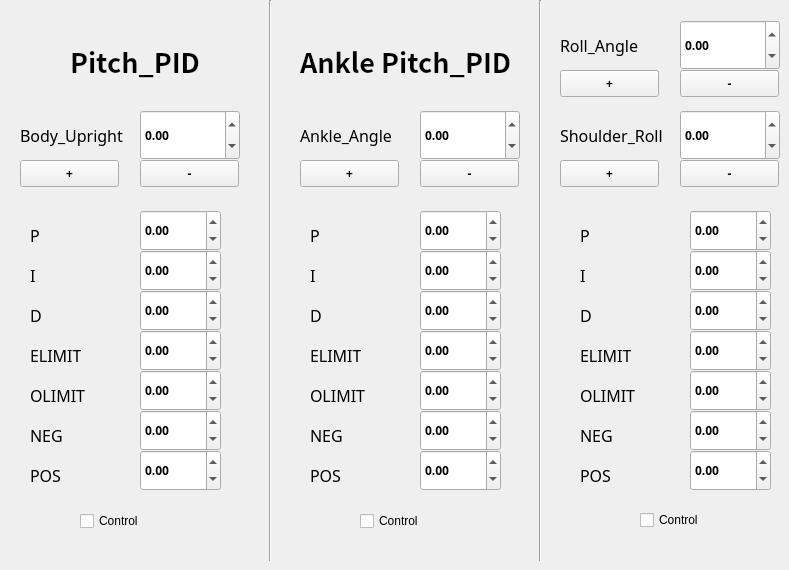
    <widget class="QWidget" name="tab_4">
     <attribute name="title">
      <string>   ZMP   </string>
     </attribute>
     <widget class="QPushButton" name="Blance_Value_0_Minus_Button">
      <property name="geometry">
       <rect>
        <x>140</x>
        <y>160</y>
        <width>99</width>
        <height>27</height>
       </rect>
      </property>
      <property name="font">
       <font>
        <family>NanumBarunGothic</family>
        <weight>75</weight>
        <bold>true</bold>
       </font>
      </property>
      <property name="text">
       <string>-</string>
      </property>
     </widget>
     <widget class="QPushButton" name="Blance_Value_0_Plus_Button">
      <property name="geometry">
       <rect>
        <x>20</x>
        <y>160</y>
        <width>99</width>
        <height>27</height>
       </rect>
      </property>
      <property name="font">
       <font>
        <family>NanumBarunGothic</family>
        <weight>75</weight>
        <bold>true</bold>
       </font>
      </property>
      <property name="text">
       <string>+</string>
      </property>
     </widget>
     <widget class="QLabel" name="label_56">
      <property name="geometry">
       <rect>
        <x>20</x>
        <y>110</y>
        <width>110</width>
        <height>50</height>
       </rect>
      </property>
      <property name="font">
       <font>
        <family>NanumBarunGothic</family>
        <pointsize>12</pointsize>
        <weight>50</weight>
        <bold>false</bold>
       </font>
      </property>
      <property name="text">
       <string>Body_Upright</string>
      </property>
     </widget>
     <widget class="QDoubleSpinBox" name="Balance_Value_0_Box">
      <property name="geometry">
       <rect>
        <x>140</x>
        <y>110</y>
        <width>100</width>
        <height>50</height>
       </rect>
      </property>
      <property name="font">
       <font>
        <family>NanumBarunGothic</family>
        <weight>75</weight>
        <bold>true</bold>
       </font>
      </property>
      <property name="minimum">
       <double>-100.000000000000000</double>
      </property>
      <property name="maximum">
       <double>100.000000000000000</double>
      </property>
      <property name="singleStep">
       <double>0.100000000000000</double>
      </property>
     </widget>
     <widget class="QLabel" name="label_57">
      <property name="geometry">
       <rect>
        <x>30</x>
        <y>210</y>
        <width>51</width>
        <height>50</height>
       </rect>
      </property>
      <property name="font">
       <font>
        <family>NanumBarunGothic</family>
        <pointsize>12</pointsize>
        <weight>50</weight>
        <bold>false</bold>
       </font>
      </property>
      <property name="text">
       <string>P</string>
      </property>
     </widget>
     <widget class="QLabel" name="label_58">
      <property name="geometry">
       <rect>
        <x>30</x>
        <y>250</y>
        <width>51</width>
        <height>50</height>
       </rect>
      </property>
      <property name="font">
       <font>
        <family>NanumBarunGothic</family>
        <pointsize>12</pointsize>
        <weight>50</weight>
        <bold>false</bold>
       </font>
      </property>
      <property name="text">
       <string>I</string>
      </property>
     </widget>
     <widget class="QLabel" name="label_59">
      <property name="geometry">
       <rect>
        <x>30</x>
        <y>290</y>
        <width>51</width>
        <height>50</height>
       </rect>
      </property>
      <property name="font">
       <font>
        <family>NanumBarunGothic</family>
        <pointsize>12</pointsize>
        <weight>50</weight>
        <bold>false</bold>
       </font>
      </property>
      <property name="text">
       <string>D</string>
      </property>
     </widget>
     <widget class="QLabel" name="label_60">
      <property name="geometry">
       <rect>
        <x>30</x>
        <y>410</y>
        <width>51</width>
        <height>50</height>
       </rect>
      </property>
      <property name="font">
       <font>
        <family>NanumBarunGothic</family>
        <pointsize>12</pointsize>
        <weight>50</weight>
        <bold>false</bold>
       </font>
      </property>
      <property name="text">
       <string>NEG</string>
      </property>
     </widget>
     <widget class="QLabel" name="label_61">
      <property name="geometry">
       <rect>
        <x>30</x>
        <y>450</y>
        <width>51</width>
        <height>50</height>
       </rect>
      </property>
      <property name="font">
       <font>
        <family>NanumBarunGothic</family>
        <pointsize>12</pointsize>
        <weight>50</weight>
        <bold>false</bold>
       </font>
      </property>
      <property name="text">
       <string>POS</string>
      </property>
     </widget>
     <widget class="QLabel" name="label_62">
      <property name="geometry">
       <rect>
        <x>30</x>
        <y>330</y>
        <width>51</width>
        <height>50</height>
       </rect>
      </property>
      <property name="font">
       <font>
        <family>NanumBarunGothic</family>
        <pointsize>12</pointsize>
        <weight>50</weight>
        <bold>false</bold>
       </font>
      </property>
      <property name="text">
       <string>ELIMIT</string>
      </property>
     </widget>
     <widget class="QLabel" name="label_63">
      <property name="geometry">
       <rect>
        <x>30</x>
        <y>370</y>
        <width>61</width>
        <height>50</height>
       </rect>
      </property>
      <property name="font">
       <font>
        <family>NanumBarunGothic</family>
        <pointsize>12</pointsize>
        <weight>50</weight>
        <bold>false</bold>
       </font>
      </property>
      <property name="text">
       <string>OLIMIT</string>
      </property>
     </widget>
     <widget class="QDoubleSpinBox" name="Balance_Pitch_GP_Box">
      <property name="geometry">
       <rect>
        <x>140</x>
        <y>210</y>
        <width>81</width>
        <height>41</height>
       </rect>
      </property>
      <property name="font">
       <font>
        <family>NanumBarunGothic</family>
        <weight>75</weight>
        <bold>true</bold>
       </font>
      </property>
      <property name="minimum">
       <double>-100.000000000000000</double>
      </property>
      <property name="maximum">
       <double>100.000000000000000</double>
      </property>
     </widget>
     <widget class="QDoubleSpinBox" name="Balance_Pitch_GI_Box">
      <property name="geometry">
       <rect>
        <x>140</x>
        <y>250</y>
        <width>81</width>
        <height>41</height>
       </rect>
      </property>
      <property name="font">
       <font>
        <family>NanumBarunGothic</family>
        <weight>75</weight>
        <bold>true</bold>
       </font>
      </property>
      <property name="minimum">
       <double>-100.000000000000000</double>
      </property>
      <property name="maximum">
       <double>100.000000000000000</double>
      </property>
     </widget>
     <widget class="QDoubleSpinBox" name="Balance_Pitch_GD_Box">
      <property name="geometry">
       <rect>
        <x>140</x>
        <y>290</y>
        <width>81</width>
        <height>41</height>
       </rect>
      </property>
      <property name="font">
       <font>
        <family>NanumBarunGothic</family>
        <weight>75</weight>
        <bold>true</bold>
       </font>
      </property>
      <property name="minimum">
       <double>-100.000000000000000</double>
      </property>
      <property name="maximum">
       <double>100.000000000000000</double>
      </property>
     </widget>
     <widget class="QDoubleSpinBox" name="Balance_Pitch_Neg_Target_Box">
      <property name="geometry">
       <rect>
        <x>140</x>
        <y>410</y>
        <width>81</width>
        <height>41</height>
       </rect>
      </property>
      <property name="font">
       <font>
        <family>NanumBarunGothic</family>
        <weight>75</weight>
        <bold>true</bold>
       </font>
      </property>
      <property name="minimum">
       <double>-200.000000000000000</double>
      </property>
      <property name="maximum">
       <double>200.000000000000000</double>
      </property>
     </widget>
     <widget class="QDoubleSpinBox" name="Balance_Pitch_Pos_Target_Box">
      <property name="geometry">
       <rect>
        <x>140</x>
        <y>450</y>
        <width>81</width>
        <height>41</height>
       </rect>
      </property>
      <property name="font">
       <font>
        <family>NanumBarunGothic</family>
        <weight>75</weight>
        <bold>true</bold>
       </font>
      </property>
      <property name="minimum">
       <double>-200.000000000000000</double>
      </property>
      <property name="maximum">
       <double>200.000000000000000</double>
      </property>
     </widget>
     <widget class="QDoubleSpinBox" name="Balance_Pitch_ELIMIT_Box">
      <property name="geometry">
       <rect>
        <x>140</x>
        <y>330</y>
        <width>81</width>
        <height>41</height>
       </rect>
      </property>
      <property name="font">
       <font>
        <family>NanumBarunGothic</family>
        <weight>75</weight>
        <bold>true</bold>
       </font>
      </property>
      <property name="minimum">
       <double>-100.000000000000000</double>
      </property>
      <property name="maximum">
       <double>100.000000000000000</double>
      </property>
     </widget>
     <widget class="QDoubleSpinBox" name="Balance_Pitch_OLIMIT_Box">
      <property name="geometry">
       <rect>
        <x>140</x>
        <y>370</y>
        <width>81</width>
        <height>41</height>
       </rect>
      </property>
      <property name="font">
       <font>
        <family>NanumBarunGothic</family>
        <weight>75</weight>
        <bold>true</bold>
       </font>
      </property>
      <property name="minimum">
       <double>-100.000000000000000</double>
      </property>
      <property name="maximum">
       <double>100.000000000000000</double>
      </property>
     </widget>
     <widget class="QCheckBox" name="checkBox_Pitch_ZMP">
      <property name="geometry">
       <rect>
        <x>80</x>
        <y>510</y>
        <width>97</width>
        <height>22</height>
       </rect>
      </property>
      <property name="text">
       <string>Control</string>
      </property>
     </widget>
     <widget class="QDoubleSpinBox" name="Balance_Value_1_Box">
      <property name="geometry">
       <rect>
        <x>420</x>
        <y>110</y>
        <width>100</width>
        <height>50</height>
       </rect>
      </property>
      <property name="font">
       <font>
        <family>NanumBarunGothic</family>
        <weight>75</weight>
        <bold>true</bold>
       </font>
      </property>
      <property name="minimum">
       <double>-100.000000000000000</double>
      </property>
      <property name="maximum">
       <double>100.000000000000000</double>
      </property>
      <property name="singleStep">
       <double>0.100000000000000</double>
      </property>
     </widget>
     <widget class="QDoubleSpinBox" name="Balance_Ankle_Pitch_OLIMIT_Box">
      <property name="geometry">
       <rect>
        <x>420</x>
        <y>370</y>
        <width>81</width>
        <height>41</height>
       </rect>
      </property>
      <property name="font">
       <font>
        <family>NanumBarunGothic</family>
        <weight>75</weight>
        <bold>true</bold>
       </font>
      </property>
      <property name="minimum">
       <double>-100.000000000000000</double>
      </property>
      <property name="maximum">
       <double>100.000000000000000</double>
      </property>
     </widget>
     <widget class="QLabel" name="label_64">
      <property name="geometry">
       <rect>
        <x>310</x>
        <y>330</y>
        <width>51</width>
        <height>50</height>
       </rect>
      </property>
      <property name="font">
       <font>
        <family>NanumBarunGothic</family>
        <pointsize>12</pointsize>
        <weight>50</weight>
        <bold>false</bold>
       </font>
      </property>
      <property name="text">
       <string>ELIMIT</string>
      </property>
     </widget>
     <widget class="QDoubleSpinBox" name="Balance_Ankle_Pitch_ELIMIT_Box">
      <property name="geometry">
       <rect>
        <x>420</x>
        <y>330</y>
        <width>81</width>
        <height>41</height>
       </rect>
      </property>
      <property name="font">
       <font>
        <family>NanumBarunGothic</family>
        <weight>75</weight>
        <bold>true</bold>
       </font>
      </property>
      <property name="minimum">
       <double>-100.000000000000000</double>
      </property>
      <property name="maximum">
       <double>100.000000000000000</double>
      </property>
     </widget>
     <widget class="QLabel" name="label_65">
      <property name="geometry">
       <rect>
        <x>300</x>
        <y>110</y>
        <width>110</width>
        <height>50</height>
       </rect>
      </property>
      <property name="font">
       <font>
        <family>NanumBarunGothic</family>
        <pointsize>12</pointsize>
        <weight>50</weight>
        <bold>false</bold>
       </font>
      </property>
      <property name="text">
       <string>Ankle_Angle</string>
      </property>
     </widget>
     <widget class="QLabel" name="label_66">
      <property name="geometry">
       <rect>
        <x>310</x>
        <y>250</y>
        <width>51</width>
        <height>50</height>
       </rect>
      </property>
      <property name="font">
       <font>
        <family>NanumBarunGothic</family>
        <pointsize>12</pointsize>
        <weight>50</weight>
        <bold>false</bold>
       </font>
      </property>
      <property name="text">
       <string>I</string>
      </property>
     </widget>
     <widget class="QDoubleSpinBox" name="Balance_Ankle_Pitch_GI_Box">
      <property name="geometry">
       <rect>
        <x>420</x>
        <y>250</y>
        <width>81</width>
        <height>41</height>
       </rect>
      </property>
      <property name="font">
       <font>
        <family>NanumBarunGothic</family>
        <weight>75</weight>
        <bold>true</bold>
       </font>
      </property>
      <property name="minimum">
       <double>-100.000000000000000</double>
      </property>
      <property name="maximum">
       <double>100.000000000000000</double>
      </property>
     </widget>
     <widget class="QLabel" name="label_67">
      <property name="geometry">
       <rect>
        <x>310</x>
        <y>370</y>
        <width>61</width>
        <height>50</height>
       </rect>
      </property>
      <property name="font">
       <font>
        <family>NanumBarunGothic</family>
        <pointsize>12</pointsize>
        <weight>50</weight>
        <bold>false</bold>
       </font>
      </property>
      <property name="text">
       <string>OLIMIT</string>
      </property>
     </widget>
     <widget class="QDoubleSpinBox" name="Balance_Ankle_Pitch_Neg_Target_Box">
      <property name="geometry">
       <rect>
        <x>420</x>
        <y>410</y>
        <width>81</width>
        <height>41</height>
       </rect>
      </property>
      <property name="font">
       <font>
        <family>NanumBarunGothic</family>
        <weight>75</weight>
        <bold>true</bold>
       </font>
      </property>
      <property name="minimum">
       <double>-100.000000000000000</double>
      </property>
      <property name="maximum">
       <double>100.000000000000000</double>
      </property>
     </widget>
     <widget class="QDoubleSpinBox" name="Balance_Ankle_Pitch_Pos_Target_Box">
      <property name="geometry">
       <rect>
        <x>420</x>
        <y>450</y>
        <width>81</width>
        <height>41</height>
       </rect>
      </property>
      <property name="font">
       <font>
        <family>NanumBarunGothic</family>
        <weight>75</weight>
        <bold>true</bold>
       </font>
      </property>
      <property name="minimum">
       <double>-100.000000000000000</double>
      </property>
      <property name="maximum">
       <double>100.000000000000000</double>
      </property>
     </widget>
     <widget class="QLabel" name="label_68">
      <property name="geometry">
       <rect>
        <x>310</x>
        <y>210</y>
        <width>51</width>
        <height>50</height>
       </rect>
      </property>
      <property name="font">
       <font>
        <family>NanumBarunGothic</family>
        <pointsize>12</pointsize>
        <weight>50</weight>
        <bold>false</bold>
       </font>
      </property>
      <property name="text">
       <string>P</string>
      </property>
     </widget>
     <widget class="QLabel" name="label_69">
      <property name="geometry">
       <rect>
        <x>310</x>
        <y>410</y>
        <width>51</width>
        <height>50</height>
       </rect>
      </property>
      <property name="font">
       <font>
        <family>NanumBarunGothic</family>
        <pointsize>12</pointsize>
        <weight>50</weight>
        <bold>false</bold>
       </font>
      </property>
      <property name="text">
       <string>NEG</string>
      </property>
     </widget>
     <widget class="QPushButton" name="Blance_Value_1_Minus_Button">
      <property name="geometry">
       <rect>
        <x>420</x>
        <y>160</y>
        <width>99</width>
        <height>27</height>
       </rect>
      </property>
      <property name="font">
       <font>
        <family>NanumBarunGothic</family>
        <weight>75</weight>
        <bold>true</bold>
       </font>
      </property>
      <property name="text">
       <string>-</string>
      </property>
     </widget>
     <widget class="QCheckBox" name="checkBox_Ankle_Pitch_ZMP">
      <property name="geometry">
       <rect>
        <x>360</x>
        <y>510</y>
        <width>97</width>
        <height>22</height>
       </rect>
      </property>
      <property name="text">
       <string>Control</string>
      </property>
     </widget>
     <widget class="QLabel" name="label_70">
      <property name="geometry">
       <rect>
        <x>310</x>
        <y>290</y>
        <width>51</width>
        <height>50</height>
       </rect>
      </property>
      <property name="font">
       <font>
        <family>NanumBarunGothic</family>
        <pointsize>12</pointsize>
        <weight>50</weight>
        <bold>false</bold>
       </font>
      </property>
      <property name="text">
       <string>D</string>
      </property>
     </widget>
     <widget class="QLabel" name="label_71">
      <property name="geometry">
       <rect>
        <x>310</x>
        <y>450</y>
        <width>51</width>
        <height>50</height>
       </rect>
      </property>
      <property name="font">
       <font>
        <family>NanumBarunGothic</family>
        <pointsize>12</pointsize>
        <weight>50</weight>
        <bold>false</bold>
       </font>
      </property>
      <property name="text">
       <string>POS</string>
      </property>
     </widget>
     <widget class="QDoubleSpinBox" name="Balance_Ankle_Pitch_GD_Box">
      <property name="geometry">
       <rect>
        <x>420</x>
        <y>290</y>
        <width>81</width>
        <height>41</height>
       </rect>
      </property>
      <property name="font">
       <font>
        <family>NanumBarunGothic</family>
        <weight>75</weight>
        <bold>true</bold>
       </font>
      </property>
      <property name="minimum">
       <double>-100.000000000000000</double>
      </property>
      <property name="maximum">
       <double>100.000000000000000</double>
      </property>
     </widget>
     <widget class="QDoubleSpinBox" name="Balance_Ankle_Pitch_GP_Box">
      <property name="geometry">
       <rect>
        <x>420</x>
        <y>210</y>
        <width>81</width>
        <height>41</height>
       </rect>
      </property>
      <property name="font">
       <font>
        <family>NanumBarunGothic</family>
        <weight>75</weight>
        <bold>true</bold>
       </font>
      </property>
      <property name="minimum">
       <double>-100.000000000000000</double>
      </property>
      <property name="maximum">
       <double>100.000000000000000</double>
      </property>
      <property name="singleStep">
       <double>1.000000000000000</double>
      </property>
     </widget>
     <widget class="QPushButton" name="Blance_Value_1_Plus_Button">
      <property name="geometry">
       <rect>
        <x>300</x>
        <y>160</y>
        <width>99</width>
        <height>27</height>
       </rect>
      </property>
      <property name="font">
       <font>
        <family>NanumBarunGothic</family>
        <weight>75</weight>
        <bold>true</bold>
       </font>
      </property>
      <property name="text">
       <string>+</string>
      </property>
     </widget>
     <widget class="QCheckBox" name="checkBox_Ankle_Roll_ZMP">
      <property name="geometry">
       <rect>
        <x>640</x>
        <y>510</y>
        <width>94</width>
        <height>20</height>
       </rect>
      </property>
      <property name="text">
       <string>Control</string>
      </property>
     </widget>
     <widget class="QDoubleSpinBox" name="Balance_Roll_GP_Box">
      <property name="geometry">
       <rect>
        <x>690</x>
        <y>210</y>
        <width>81</width>
        <height>41</height>
       </rect>
      </property>
      <property name="font">
       <font>
        <family>NanumBarunGothic</family>
        <weight>75</weight>
        <bold>true</bold>
       </font>
      </property>
      <property name="minimum">
       <double>-100.000000000000000</double>
      </property>
      <property name="maximum">
       <double>100.000000000000000</double>
      </property>
      <property name="singleStep">
       <double>1.000000000000000</double>
      </property>
     </widget>
     <widget class="QDoubleSpinBox" name="Balance_Roll_OLIMIT_Box">
      <property name="geometry">
       <rect>
        <x>690</x>
        <y>370</y>
        <width>81</width>
        <height>41</height>
       </rect>
      </property>
      <property name="font">
       <font>
        <family>NanumBarunGothic</family>
        <weight>75</weight>
        <bold>true</bold>
       </font>
      </property>
      <property name="minimum">
       <double>-100.000000000000000</double>
      </property>
      <property name="maximum">
       <double>100.000000000000000</double>
      </property>
     </widget>
     <widget class="QLabel" name="label_72">
      <property name="geometry">
       <rect>
        <x>580</x>
        <y>330</y>
        <width>51</width>
        <height>50</height>
       </rect>
      </property>
      <property name="font">
       <font>
        <family>NanumBarunGothic</family>
        <pointsize>12</pointsize>
        <weight>50</weight>
        <bold>false</bold>
       </font>
      </property>
      <property name="text">
       <string>ELIMIT</string>
      </property>
     </widget>
     <widget class="QLabel" name="label_73">
      <property name="geometry">
       <rect>
        <x>580</x>
        <y>250</y>
        <width>51</width>
        <height>50</height>
       </rect>
      </property>
      <property name="font">
       <font>
        <family>NanumBarunGothic</family>
        <pointsize>12</pointsize>
        <weight>50</weight>
        <bold>false</bold>
       </font>
      </property>
      <property name="text">
       <string>I</string>
      </property>
     </widget>
     <widget class="QDoubleSpinBox" name="Balance_Roll_GD_Box">
      <property name="geometry">
       <rect>
        <x>690</x>
        <y>290</y>
        <width>81</width>
        <height>41</height>
       </rect>
      </property>
      <property name="font">
       <font>
        <family>NanumBarunGothic</family>
        <weight>75</weight>
        <bold>true</bold>
       </font>
      </property>
      <property name="minimum">
       <double>-100.000000000000000</double>
      </property>
      <property name="maximum">
       <double>100.000000000000000</double>
      </property>
     </widget>
     <widget class="QDoubleSpinBox" name="Balance_Roll_Neg_Target_Box">
      <property name="geometry">
       <rect>
        <x>690</x>
        <y>410</y>
        <width>81</width>
        <height>41</height>
       </rect>
      </property>
      <property name="font">
       <font>
        <family>NanumBarunGothic</family>
        <weight>75</weight>
        <bold>true</bold>
       </font>
      </property>
      <property name="minimum">
       <double>-200.000000000000000</double>
      </property>
      <property name="maximum">
       <double>200.000000000000000</double>
      </property>
     </widget>
     <widget class="QDoubleSpinBox" name="Balance_Roll_Pos_Target_Box">
      <property name="geometry">
       <rect>
        <x>690</x>
        <y>450</y>
        <width>81</width>
        <height>41</height>
       </rect>
      </property>
      <property name="font">
       <font>
        <family>NanumBarunGothic</family>
        <weight>75</weight>
        <bold>true</bold>
       </font>
      </property>
      <property name="minimum">
       <double>-200.000000000000000</double>
      </property>
      <property name="maximum">
       <double>200.000000000000000</double>
      </property>
     </widget>
     <widget class="QLabel" name="label_74">
      <property name="geometry">
       <rect>
        <x>580</x>
        <y>410</y>
        <width>51</width>
        <height>50</height>
       </rect>
      </property>
      <property name="font">
       <font>
        <family>NanumBarunGothic</family>
        <pointsize>12</pointsize>
        <weight>50</weight>
        <bold>false</bold>
       </font>
      </property>
      <property name="text">
       <string>NEG</string>
      </property>
     </widget>
     <widget class="QLabel" name="label_75">
      <property name="geometry">
       <rect>
        <x>580</x>
        <y>210</y>
        <width>51</width>
        <height>50</height>
       </rect>
      </property>
      <property name="font">
       <font>
        <family>NanumBarunGothic</family>
        <pointsize>12</pointsize>
        <weight>50</weight>
        <bold>false</bold>
       </font>
      </property>
      <property name="text">
       <string>P</string>
      </property>
     </widget>
     <widget class="QDoubleSpinBox" name="Balance_Roll_GI_Box">
      <property name="geometry">
       <rect>
        <x>690</x>
        <y>250</y>
        <width>81</width>
        <height>41</height>
       </rect>
      </property>
      <property name="font">
       <font>
        <family>NanumBarunGothic</family>
        <weight>75</weight>
        <bold>true</bold>
       </font>
      </property>
      <property name="minimum">
       <double>-100.000000000000000</double>
      </property>
      <property name="maximum">
       <double>100.000000000000000</double>
      </property>
     </widget>
     <widget class="QLabel" name="label_76">
      <property name="geometry">
       <rect>
        <x>580</x>
        <y>450</y>
        <width>51</width>
        <height>50</height>
       </rect>
      </property>
      <property name="font">
       <font>
        <family>NanumBarunGothic</family>
        <pointsize>12</pointsize>
        <weight>50</weight>
        <bold>false</bold>
       </font>
      </property>
      <property name="text">
       <string>POS</string>
      </property>
     </widget>
     <widget class="QLabel" name="label_77">
      <property name="geometry">
       <rect>
        <x>580</x>
        <y>370</y>
        <width>61</width>
        <height>50</height>
       </rect>
      </property>
      <property name="font">
       <font>
        <family>NanumBarunGothic</family>
        <pointsize>12</pointsize>
        <weight>50</weight>
        <bold>false</bold>
       </font>
      </property>
      <property name="text">
       <string>OLIMIT</string>
      </property>
     </widget>
     <widget class="QLabel" name="label_78">
      <property name="geometry">
       <rect>
        <x>580</x>
        <y>290</y>
        <width>51</width>
        <height>50</height>
       </rect>
      </property>
      <property name="font">
       <font>
        <family>NanumBarunGothic</family>
        <pointsize>12</pointsize>
        <weight>50</weight>
        <bold>false</bold>
       </font>
      </property>
      <property name="text">
       <string>D</string>
      </property>
     </widget>
     <widget class="QDoubleSpinBox" name="Balance_Roll_ELIMIT_Box">
      <property name="geometry">
       <rect>
        <x>690</x>
        <y>330</y>
        <width>81</width>
        <height>41</height>
       </rect>
      </property>
      <property name="font">
       <font>
        <family>NanumBarunGothic</family>
        <weight>75</weight>
        <bold>true</bold>
       </font>
      </property>
      <property name="minimum">
       <double>-100.000000000000000</double>
      </property>
      <property name="maximum">
       <double>100.000000000000000</double>
      </property>
     </widget>
     <widget class="QPushButton" name="Blance_Value_2_Minus_Button">
      <property name="geometry">
       <rect>
        <x>680</x>
        <y>70</y>
        <width>99</width>
        <height>27</height>
       </rect>
      </property>
      <property name="font">
       <font>
        <family>NanumBarunGothic</family>
        <weight>75</weight>
        <bold>true</bold>
       </font>
      </property>
      <property name="text">
       <string>-</string>
      </property>
     </widget>
     <widget class="QDoubleSpinBox" name="Balance_Value_2_Box">
      <property name="geometry">
       <rect>
        <x>680</x>
        <y>20</y>
        <width>100</width>
        <height>50</height>
       </rect>
      </property>
      <property name="font">
       <font>
        <family>NanumBarunGothic</family>
        <weight>75</weight>
        <bold>true</bold>
       </font>
      </property>
      <property name="minimum">
       <double>-100.000000000000000</double>
      </property>
      <property name="maximum">
       <double>100.000000000000000</double>
      </property>
      <property name="singleStep">
       <double>0.100000000000000</double>
      </property>
     </widget>
     <widget class="QLabel" name="label_79">
      <property name="geometry">
       <rect>
        <x>560</x>
        <y>20</y>
        <width>110</width>
        <height>50</height>
       </rect>
      </property>
      <property name="font">
       <font>
        <family>NanumBarunGothic</family>
        <pointsize>12</pointsize>
        <weight>50</weight>
        <bold>false</bold>
       </font>
      </property>
      <property name="text">
       <string>Roll_Angle</string>
      </property>
     </widget>
     <widget class="QPushButton" name="Blance_Value_2_Plus_Button">
      <property name="geometry">
       <rect>
        <x>560</x>
        <y>70</y>
        <width>99</width>
        <height>27</height>
       </rect>
      </property>
      <property name="font">
       <font>
        <family>NanumBarunGothic</family>
        <weight>75</weight>
        <bold>true</bold>
       </font>
      </property>
      <property name="text">
       <string>+</string>
      </property>
     </widget>
     <widget class="Line" name="line">
      <property name="geometry">
       <rect>
        <x>260</x>
        <y>0</y>
        <width>20</width>
        <height>561</height>
       </rect>
      </property>
      <property name="orientation">
       <enum>Qt::Vertical</enum>
      </property>
     </widget>
     <widget class="Line" name="line_2">
      <property name="geometry">
       <rect>
        <x>530</x>
        <y>0</y>
        <width>20</width>
        <height>561</height>
       </rect>
      </property>
      <property name="orientation">
       <enum>Qt::Vertical</enum>
      </property>
     </widget>
     <widget class="QDoubleSpinBox" name="Balance_Value_3_Box">
      <property name="geometry">
       <rect>
        <x>680</x>
        <y>110</y>
        <width>100</width>
        <height>50</height>
       </rect>
      </property>
      <property name="font">
       <font>
        <family>NanumBarunGothic</family>
        <weight>75</weight>
        <bold>true</bold>
       </font>
      </property>
      <property name="minimum">
       <double>-100.000000000000000</double>
      </property>
      <property name="maximum">
       <double>100.000000000000000</double>
      </property>
      <property name="singleStep">
       <double>0.100000000000000</double>
      </property>
     </widget>
     <widget class="QPushButton" name="Blance_Value_3_Plus_Button">
      <property name="geometry">
       <rect>
        <x>560</x>
        <y>160</y>
        <width>99</width>
        <height>27</height>
       </rect>
      </property>
      <property name="font">
       <font>
        <family>NanumBarunGothic</family>
        <weight>75</weight>
        <bold>true</bold>
       </font>
      </property>
      <property name="text">
       <string>+</string>
      </property>
     </widget>
     <widget class="QPushButton" name="Blance_Value_3_Minus_Button">
      <property name="geometry">
       <rect>
        <x>680</x>
        <y>160</y>
        <width>99</width>
        <height>27</height>
       </rect>
      </property>
      <property name="font">
       <font>
        <family>NanumBarunGothic</family>
        <weight>75</weight>
        <bold>true</bold>
       </font>
      </property>
      <property name="text">
       <string>-</string>
      </property>
     </widget>
     <widget class="QLabel" name="label_80">
      <property name="geometry">
       <rect>
        <x>560</x>
        <y>110</y>
        <width>110</width>
        <height>50</height>
       </rect>
      </property>
      <property name="font">
       <font>
        <family>NanumBarunGothic</family>
        <pointsize>12</pointsize>
        <weight>50</weight>
        <bold>false</bold>
       </font>
      </property>
      <property name="text">
       <string>Shoulder_Roll</string>
      </property>
     </widget>
     <widget class="QLabel" name="label_98">
      <property name="geometry">
       <rect>
        <x>70</x>
        <y>40</y>
        <width>141</width>
        <height>41</height>
       </rect>
      </property>
      <property name="font">
       <font>
        <family>Noto Sans CJK TC</family>
        <pointsize>20</pointsize>
        <weight>75</weight>
        <bold>true</bold>
       </font>
      </property>
      <property name="text">
       <string>Pitch_PID</string>
      </property>
     </widget>
     <widget class="QLabel" name="label_99">
      <property name="geometry">
       <rect>
        <x>300</x>
        <y>40</y>
        <width>221</width>
        <height>41</height>
       </rect>
      </property>
      <property name="font">
       <font>
        <family>Noto Sans CJK TC</family>
        <pointsize>20</pointsize>
        <weight>75</weight>
        <bold>true</bold>
       </font>
      </property>
      <property name="text">
       <string>Ankle Pitch_PID</string>
      </property>
     </widget>
    </widget>
